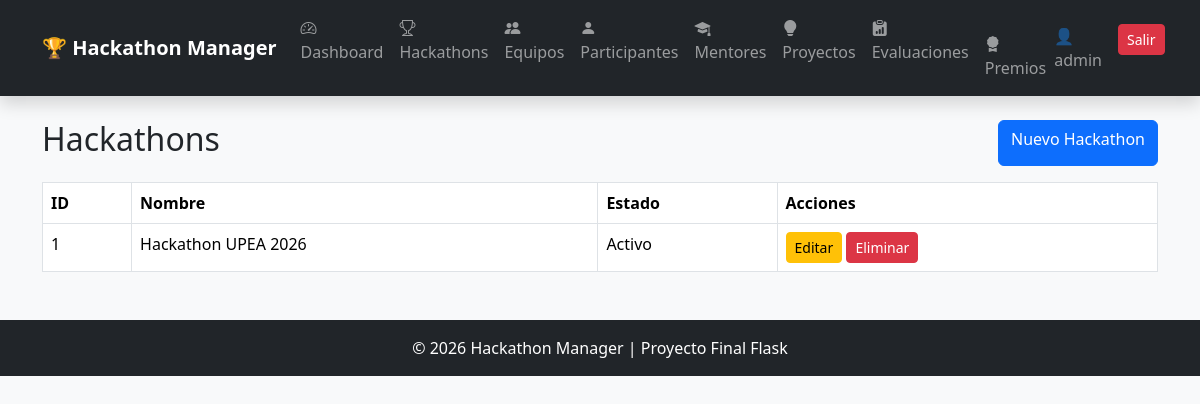
Page /hackathons (signed in) on the committed database.
### app/models/usuario.py (models this page shows, shortened)
class Usuario(UserMixin, db.Model):
    __tablename__ = "usuarios"
    id = db.Column(
        db.Integer,
        primary_key=True
    )
    nombre = db.Column(
        db.String(100),
        nullable=False
    )
    email = db.Column(
        db.String(100),
        unique=True,
        nullable=False
    )
    username = db.Column(
        db.String(50),
        unique=True,
        nullable=False
    )
    password = db.Column(
        db.String(255),
        nullable=False
    )
    rol_id = db.Column(
        db.Integer,
        db.ForeignKey("roles.id"),
        nullable=False
    )

### app/models/hackathon.py (models this page shows, shortened)
class Hackathon(db.Model):
    __tablename__ = "hackathons"
    id = db.Column(
        db.Integer,
        primary_key=True
    )
    nombre = db.Column(
        db.String(100),
        nullable=False
    )
    descripcion = db.Column(
        db.Text,
        nullable=False
    )
    fecha_inicio = db.Column(
        db.Date
    )
    fecha_fin = db.Column(
        db.Date
    )
    estado = db.Column(
        db.String(30)
    )
    equipos = db.relationship(
    "Equipo",
    backref="hackathon",
    lazy=True
    )

### app/hackathons/routes.py (the view)
@hackathon_bp.route("/hackathons")
@login_required
def listar_hackathons():
    hackathons = Hackathon.query.all()
    return render_template(
        "hackathons/listar.html",
        hackathons=hackathons
    )

### app/templates/hackathons/listar.html
{% extends 'base.html' %}
{% block content %}
<div class="d-flex justify-content-between mb-3">
    <h2>Hackathons</h2>
    <a
        href="/hackathons/nuevo"
        class="btn btn-primary">
        Nuevo Hackathon
    </a>
</div>
<table class="table table-bordered">
    <thead>
        <tr>
            <th>ID</th>
            <th>Nombre</th>
            <th>Estado</th>
            <th>Acciones</th>
        </tr>
    </thead>
    <tbody>
        {% for hackathon in hackathons %}
        <tr>
            <td>{{ hackathon.id }}</td>
            <td>{{ hackathon.nombre }}</td>
            <td>{{ hackathon.estado }}</td>
<td>
    <a
        href="/hackathons/editar/{{ hackathon.id }}"
        class="btn btn-warning btn-sm">
        Editar
    </a>
    <a
        href="/hackathons/eliminar/{{ hackathon.id }}"
        class="btn btn-danger btn-sm">
        Eliminar
    </a>
</td>
        </tr>
        {% endfor %}
    </tbody>
</table>
{% endblock %}

### app/templates/base.html (shortened to what this page needs)
<!DOCTYPE html>
<html lang="es">
<head>
    <link href="https://cdn.jsdelivr.net/npm/bootstrap@5.3.7/dist/css/bootstrap.min.css"
          rel="stylesheet">
    <link rel="stylesheet"
          href="https://cdn.jsdelivr.net/npm/bootstrap-icons@1.11.3/font/bootstrap-icons.min.css">
</head>
<body class="bg-light">
<nav class="navbar navbar-expand-lg navbar-dark bg-dark shadow">
    <div class="container">
        <a class="navbar-brand fw-bold"
           href="/">
            🏆 Hackathon Manager
        </a>
        <div class="collapse navbar-collapse"
             id="menu">
            <ul class="navbar-nav me-auto">
                {% if current_user.is_authenticated %}
                <li class="nav-item">
                    <a class="nav-link" href="/dashboard">
                        <i class="bi bi-speedometer2"></i>
                        Dashboard
                    </a>
                </li>
                <li class="nav-item">
                    <a class="nav-link" href="/hackathons">
                        <i class="bi bi-trophy"></i>
                        Hackathons
                    </a>
                </li>
                <li class="nav-item">
                    <a class="nav-link" href="/equipos">
                        <i class="bi bi-people-fill"></i>
                        Equipos
                    </a>
                </li>
                <li class="nav-item">
                    <a class="nav-link" href="/participantes">
                        <i class="bi bi-person-fill"></i>
                        Participantes
                    </a>
                </li>
                <li class="nav-item">
                    <a class="nav-link" href="/mentores">
                        <i class="bi bi-mortarboard-fill"></i>
                        Mentores
                    </a>
                </li>
                <li class="nav-item">
                    <a class="nav-link" href="/proyectos">
                        <i class="bi bi-lightbulb-fill"></i>
                        Proyectos
                    </a>
                </li>
                <li class="nav-item">
                    <a class="nav-link" href="/evaluaciones">
                        <i class="bi bi-clipboard-data-fill"></i>
                        Evaluaciones
                        <li class="nav-item">
    <a class="nav-link" href="/premios">
        <i class="bi bi-award-fill"></i>
        Premios
    </a>
</li>
                    </a>
                </li>
                {% endif %}
            </ul>
            <ul class="navbar-nav">
                {% if current_user.is_authenticated %}
                <li class="nav-item">
                    <span class="navbar-text me-3">
                        👤 {{ current_user.username }}
                    </span>
                </li>
                <li class="nav-item">
                    <a class="btn btn-danger btn-sm"
                       href="/logout">
                        Salir
                    </a>
                </li>
                {% endif %}
            </ul>
        </div>
    </div>
</nav>
<div class="container mt-4">
    {% block content %}
    {% endblock %}
</div>
<footer class="bg-dark text-white text-center mt-5 p-3">
    © 2026 Hackathon Manager | Proyecto Final Flask
</footer>
</body>
</html>

### rows in the picture
Usuario: username "admin"
Hackathon: id "1", nombre "Hackathon UPEA 2026", estado "Activo"
